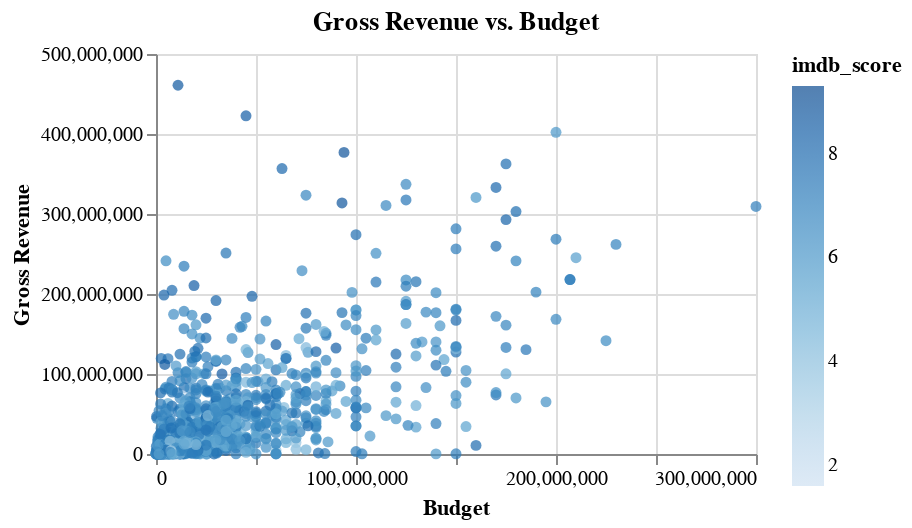

The notebook cell this image was saved under:
### Code cell
# Visualization 3: Gross vs Budget
scatter_gross_budget = alt.Chart(movies.sample(1000)).mark_circle().encode(
    x=alt.X('budget:Q', title="Budget"),
    y=alt.Y('gross:Q', title="Gross Revenue"),
    color='imdb_score:Q',
    tooltip=['movie_title', 'budget', 'gross', 'imdb_score']
).properties(
    title="Gross Revenue vs. Budget",
    width=300,
    height=200
)

scatter_gross_budget

### Figure 1 — Vega-Lite specification as saved in the notebook (floating-point values rounded to 4 significant figures; data arrays with more than 128 entries replaced by an {"elided": "..."} marker saying what was removed)
{"config": {"view": {"continuousWidth": 400, "continuousHeight": 300}}, "data": {"name": "data-3be4e1edd9b1acdbc34884165c39f1b1"}, "mark": "circle", "encoding": {"color": {"field": "imdb_score", "type": "quantitative"}, "tooltip": [{"field": "movie_title", "type": "nominal"}, {"field": "budget", "type": "quantitative"}, {"field": "gross", "type": "quantitative"}, {"field": "imdb_score", "type": "quantitative"}], "x": {"field": "budget", "title": "Budget", "type": "quantitative"}, "y": {"field": "gross", "title": "Gross Revenue", "type": "quantitative"}}, "height": 200, "title": "Gross Revenue vs. Budget", "width": 300, "$schema": "https://vega.github.io/schema/vega-lite/v4.17.0.json", "datasets": {"data-3be4e1edd9b1acdbc34884165c39f1b1": {"elided": "1000 records"}}}
